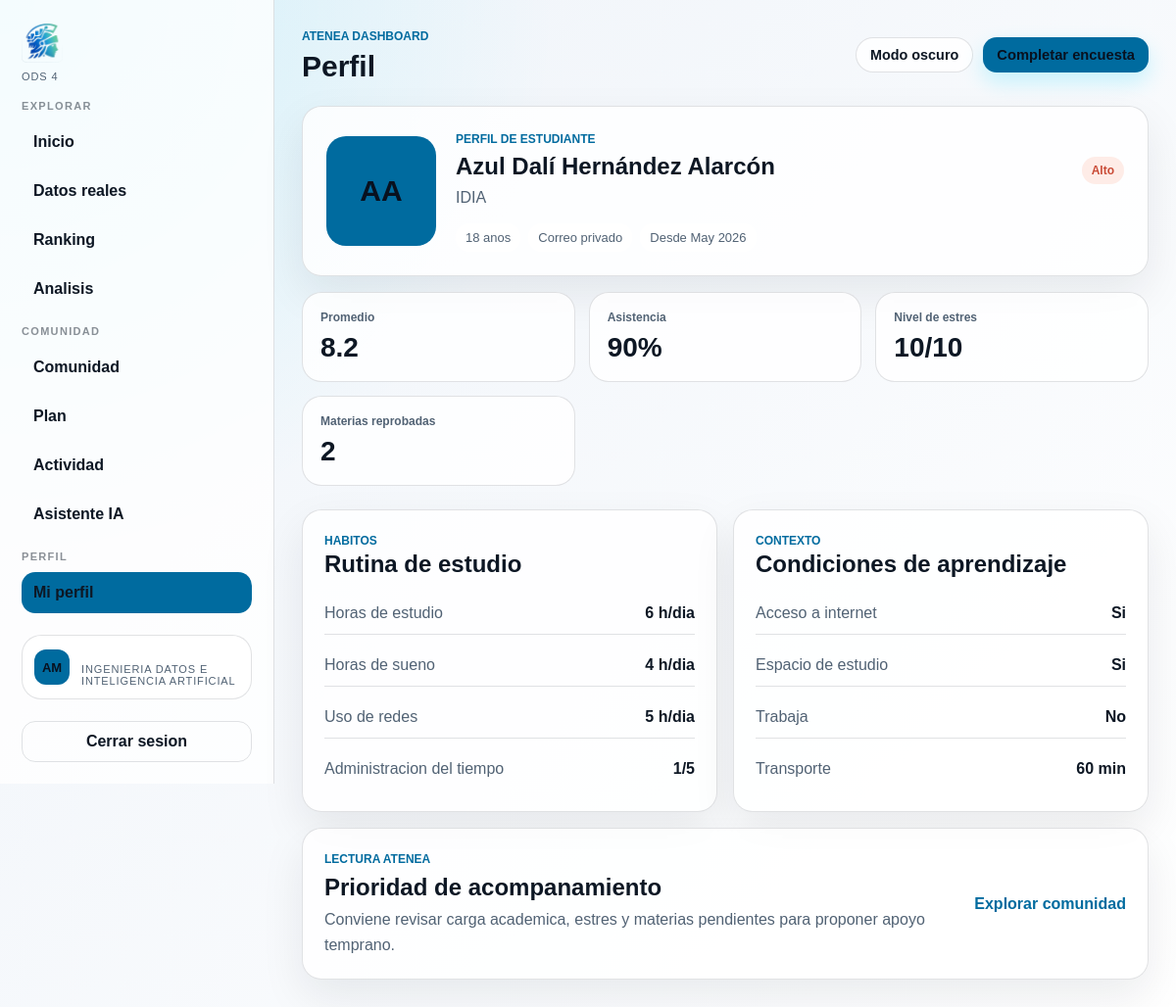
The page /PHP/dashboard.php?v=profile&id=10 (signed in) on the database as committed earlier.
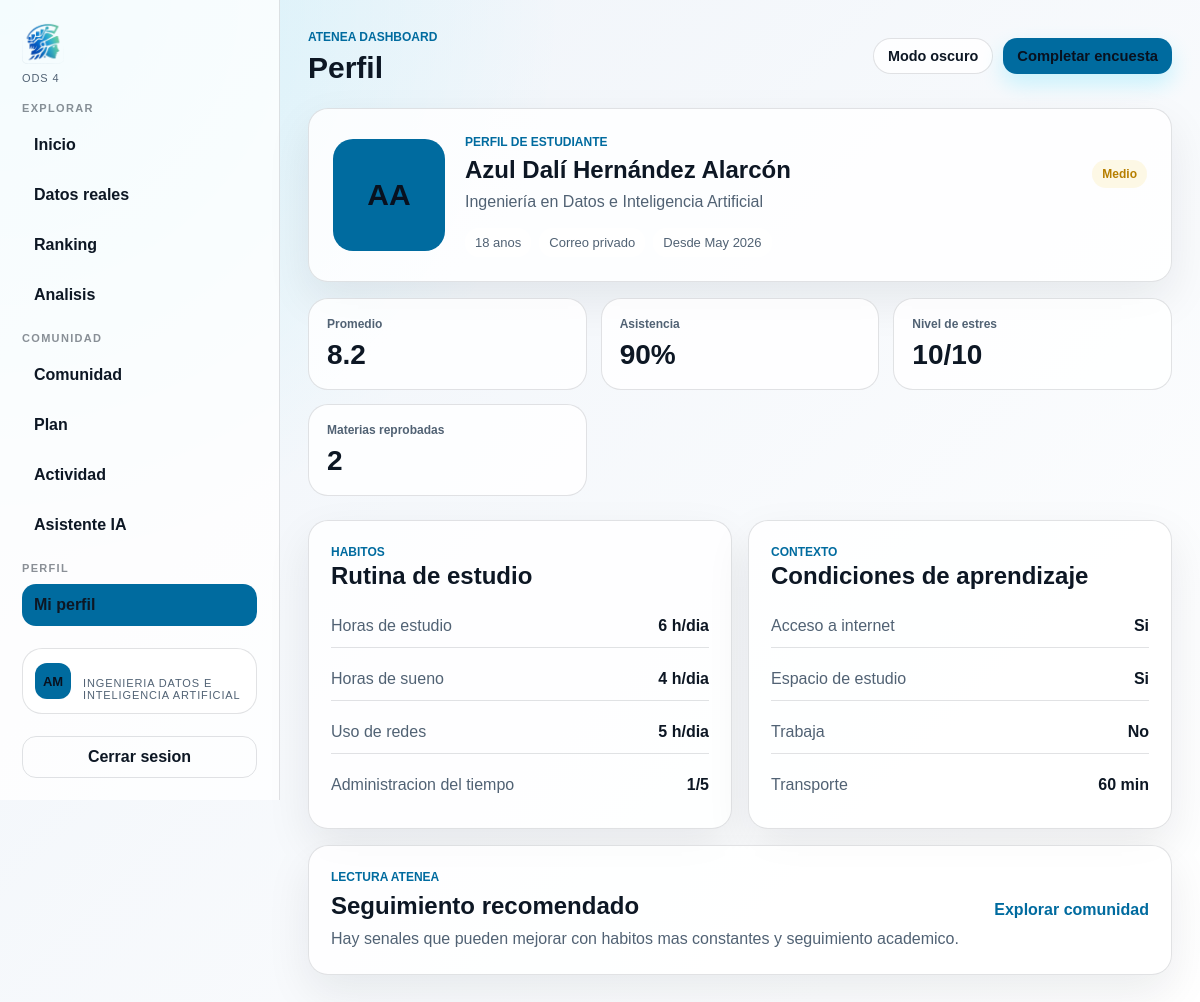
The same page on the database as committed later.
### tables this page shows
CREATE TABLE `usuarios` (
  `id` int(11) NOT NULL,
  `nombre` varchar(100) NOT NULL,
  `correo` varchar(100) NOT NULL,
  `password` varchar(255) NOT NULL,
  `edad` int(11) DEFAULT NULL,
  `carrera` varchar(100) DEFAULT NULL,
  `fecha_registro` timestamp NOT NULL DEFAULT current_timestamp(),
  `rol` enum('usuario','admin') DEFAULT 'usuario',
  `estado` enum('activo','bloqueado') NOT NULL DEFAULT 'activo'
);

### PHP/dashboard.php (the view, shortened to what the changed rows need)
<?php
require_once("conexion.php");
$view = $_GET["v"] ?? "home";
$userId = (int) $_SESSION["usuario_id"];
function h($value): string
{
    return htmlspecialchars((string) ($value ?? ""), ENT_QUOTES, "UTF-8");
}
function initials(?string $name): string
{
    $name = trim((string) $name);
    $parts = preg_split('/\s+/', $name);
    $first = function_exists("mb_substr") ? mb_substr($parts[0], 0, 1, "UTF-8") : substr($parts[0], 0, 1);
    $lastPart = end($parts);
    $second = count($parts) > 1
        ? (function_exists("mb_substr") ? mb_substr($lastPart, 0, 1, "UTF-8") : substr($lastPart, 0, 1))
        : "";
    return function_exists("mb_strtoupper") ? mb_strtoupper($first . $second, "UTF-8") : strtoupper($first . $second);
}
function metricValue($value, string $suffix = "", string $empty = "Sin dato"): string
{
    if (is_numeric($value)) {
        $value = rtrim(rtrim(number_format((float) $value, 1, ".", ""), "0"), ".");
    }
    return h($value . $suffix);
}
function riskBadgeClass(?string $level): string
{
    return match ($level) {
        "Alto" => "risk-alto",
        "Medio" => "risk-medio",
        "Bajo" => "risk-bajo",
        default => "risk-neutral",
    };
}
function riskBadgeText(?string $level): string
{
    return in_array($level, ["Alto", "Medio", "Bajo"], true) ? $level : "Sin datos";
}
function yesNoValue($value): string
{
    return (int) $value === 1 ? "Si" : "No";
}
$labels = [
    "home" => "Inicio",
    "profile" => "Perfil",
    "ranking" => "Ranking",
    "analysis" => "Analisis",
    "data" => "Datos reales",
    "plan" => "Plan",
    "community" => "Comunidad",
    "activity" => "Actividad",
    "assistant" => "Asistente IA",
];
?>
<!DOCTYPE html>
<html lang="es">
<head>
    <link rel="stylesheet" href="../CSS/dashboard.css">
</head>
<body>
    <div class="dashboard-shell">
        <main class="main">
            <header class="topbar">
                <div>
                    <h1><?= h($labels[$view]) ?></h1>
                </div>
            </header>
            <?php
            switch ($view) {
                case "profile":
                    include "../VIEWS/profile.php";
                    break;
            }
            ?>
        </main>
    </div>
</body>
</html>

### VIEWS/profile.php (shortened to what the changed rows need)
<?php
$profileId = isset($_GET["id"]) ? (int) $_GET["id"] : $userId;
$isOwnProfile = $profileId === $userId;
$sql = "
    SELECT
        u.id,
        u.nombre,
        u.correo,
        u.edad,
        u.carrera,
        u.fecha_registro,
        e.promedio,
        e.materias_reprobadas,
        e.asistencia,
        e.horas_estudio,
        e.horas_sueno,
        e.uso_redes,
        e.actividad_fisica,
        e.entrega_tareas,
        e.tiempo_transporte,
        e.trabaja,
        e.acceso_internet,
        e.espacio_estudio,
        e.nivel_estres,
        e.desmotivacion,
        e.herramientas_digitales,
        e.administracion_tiempo,
        e.fecha_encuesta,
        r.nivel_riesgo,
        r.puntuacion_riesgo
    FROM usuarios u
    LEFT JOIN (
        SELECT e1.*
        FROM encuestas e1
        INNER JOIN (
            SELECT usuario_id, MAX(id) AS latest_id
            FROM encuestas
            WHERE usuario_id IS NOT NULL
            GROUP BY usuario_id
        ) latest ON latest.latest_id = e1.id
    ) e ON e.usuario_id = u.id
    LEFT JOIN resultados r ON r.encuesta_id = e.id
    WHERE u.id = ?
    LIMIT 1
";
$stmt = $conn->prepare($sql);
$profile = null;
if ($stmt) {
    $stmt->bind_param("i", $profileId);
    $stmt->execute();
    $profile = $stmt->get_result()->fetch_assoc();
}
?>
<?php if (!$profile): ?>
    <section class="empty-state">
        <h2>Usuario no encontrado</h2>
        <p>El perfil que intentas abrir no existe o ya no esta disponible.</p>
        <a class="primary-action" href="dashboard.php?v=home">Volver al inicio</a>
    </section>
<?php else: ?>
    <?php $riskLevel = $profile["nivel_riesgo"] ?? null; ?>
    <section class="profile-hero">
        <div class="profile-avatar"><?= h(initials($profile["nombre"])) ?></div>
        <div class="profile-main">
            <div class="profile-title-row">
                <div>
                    <p class="eyebrow"><?= $isOwnProfile ? "Mi perfil academico" : "Perfil de estudiante" ?></p>
                    <h2><?= h($profile["nombre"]) ?></h2>
                    <p><?= h($profile["carrera"] ?: "Carrera no registrada") ?></p>
                </div>
                <span class="risk-pill <?= h(riskBadgeClass($riskLevel)) ?>"><?= h(riskBadgeText($riskLevel)) ?></span>
            </div>
            <div class="profile-tags">
                <span><?= metricValue($profile["edad"], " anos", "Edad sin dato") ?></span>
                <span><?= $isOwnProfile ? h($profile["correo"]) : "Correo privado" ?></span>
                <span>Desde <?= h(date("M Y", strtotime($profile["fecha_registro"]))) ?></span>
            </div>
        </div>
    </section>
    <section class="metric-grid">
        <article class="metric-card">
            <small>Promedio</small>
            <strong><?= metricValue($profile["promedio"]) ?></strong>
        </article>
        <article class="metric-card">
            <small>Asistencia</small>
            <strong><?= metricValue($profile["asistencia"], "%") ?></strong>
        </article>
        <article class="metric-card">
            <small>Nivel de estres</small>
            <strong><?= metricValue($profile["nivel_estres"], "/10") ?></strong>
        </article>
        <article class="metric-card">
            <small>Materias reprobadas</small>
            <strong><?= metricValue($profile["materias_reprobadas"]) ?></strong>
        </article>
    </section>
    <section class="content-grid">
        <article class="detail-panel">
            <div class="section-head compact">
                <div>
                    <p class="eyebrow">Habitos</p>
                    <h2>Rutina de estudio</h2>
                </div>
            </div>
            <div class="detail-list">
                <div>
                    <span>Horas de estudio</span>
                    <strong><?= metricValue($profile["horas_estudio"], " h/dia") ?></strong>
                </div>
                <div>
                    <span>Horas de sueno</span>
                    <strong><?= metricValue($profile["horas_sueno"], " h/dia") ?></strong>
                </div>
                <div>
                    <span>Uso de redes</span>
                    <strong><?= metricValue($profile["uso_redes"], " h/dia") ?></strong>
                </div>
                <div>
                    <span>Administracion del tiempo</span>
                    <strong><?= metricValue($profile["administracion_tiempo"], "/5") ?></strong>
                </div>
            </div>
        </article>
        <article class="detail-panel">
            <div class="section-head compact">
                <div>
                    <p class="eyebrow">Contexto</p>
                    <h2>Condiciones de aprendizaje</h2>
                </div>
            </div>
            <div class="detail-list">
                <div>
                    <span>Acceso a internet</span>
                    <strong><?= yesNoValue($profile["acceso_internet"]) ?></strong>
                </div>
                <div>
                    <span>Espacio de estudio</span>
                    <strong><?= yesNoValue($profile["espacio_estudio"]) ?></strong>
                </div>
                <div>
                    <span>Trabaja</span>
                    <strong><?= yesNoValue($profile["trabaja"]) ?></strong>
                </div>
                <div>
                    <span>Transporte</span>
                    <strong><?= metricValue($profile["tiempo_transporte"], " min") ?></strong>
                </div>
            </div>
        </article>
    </section>
    <section class="insight-panel">
        <div>
            <p class="eyebrow">Lectura Atenea</p>
            <h2><?= $riskLevel === "Alto" ? "Prioridad de acompanamiento" : ($riskLevel === "Medio" ? "Seguimiento recomendado" : "Avance saludable") ?></h2>
            <p>
                <?php if ($riskLevel === "Alto"): ?>
                    Conviene revisar carga academica, estres y materias pendientes para proponer apoyo temprano.
                <?php elseif ($riskLevel === "Medio"): ?>
                    Hay senales que pueden mejorar con habitos mas constantes y seguimiento academico.
                <?php else: ?>
                    El perfil muestra indicadores estables; mantener rutinas ayudara a sostener el desempeno.
                <?php endif; ?>
            </p>
        </div>
        <a class="text-link" href="dashboard.php?v=home">Explorar comunidad</a>
    </section>
<?php endif; ?>

Rows that differ between the two databases and show on the page:
changed usuarios "AA": carrera "IDIA" → "Ingeniería en Datos e Inteligencia Artificial"
Other text that changed with them:
riskBadgeText($riskLevel): "Alto" → "Medio"
text no longer shown: "Prioridad de acompanamiento Conviene revisar carga academica, estres y materias pendientes para proponer apoyo temprano."
text now shown: "Seguimiento recomendado Hay senales que pueden mejorar con habitos mas constantes y seguimiento academico."
